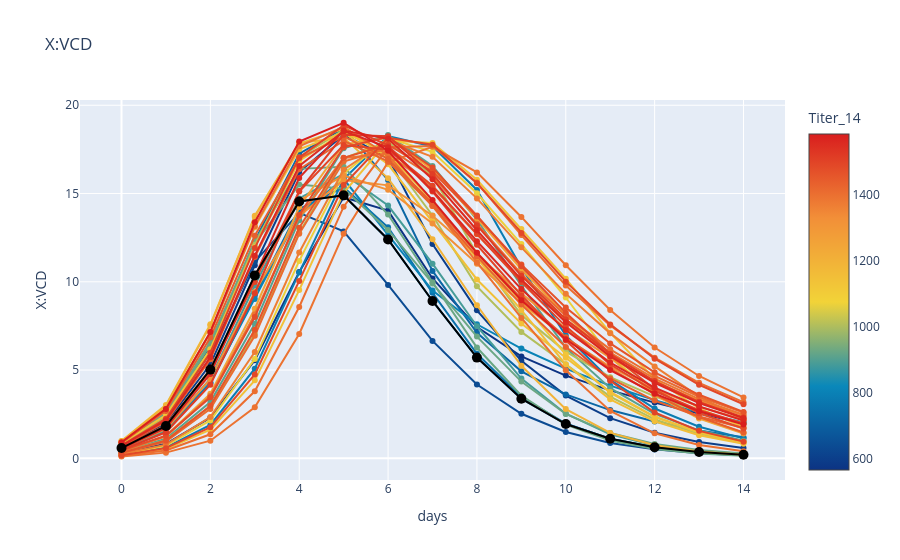
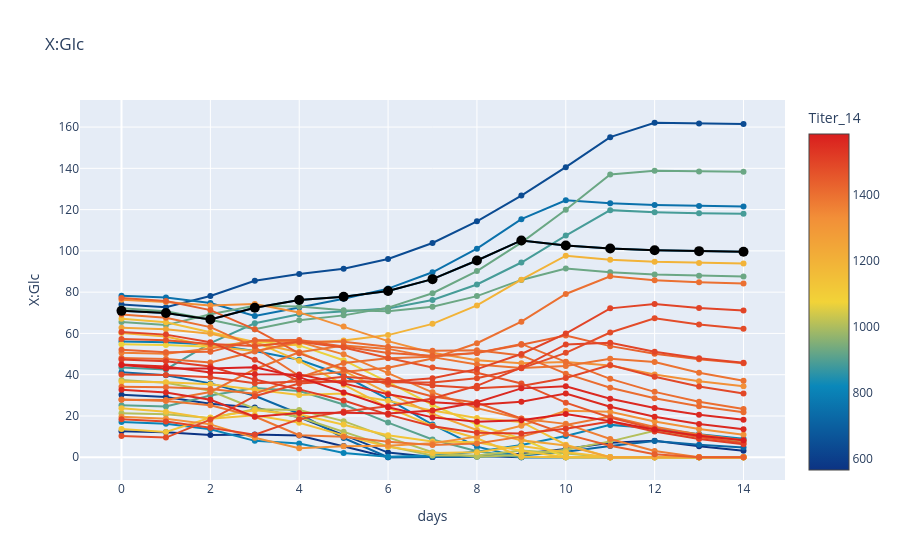
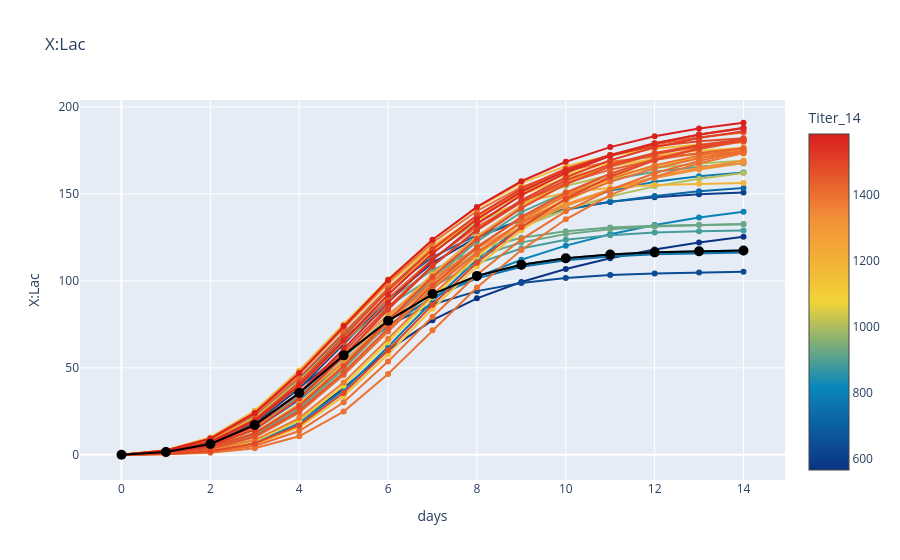
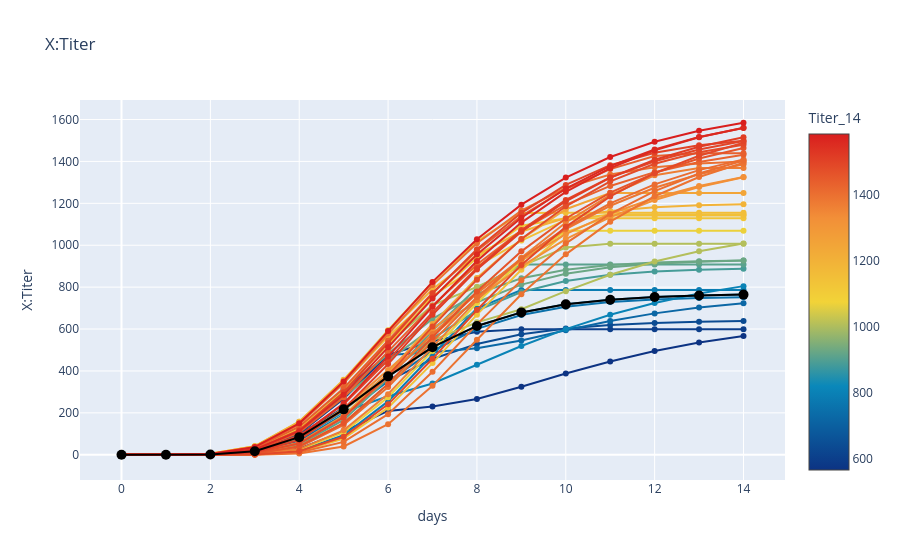

Notebook code cell kept with these figures, in order:
### Code cell
#@title Plot all runs, one figure per variable
# Plot all Univariate plots
color_show=True
if PLOT_COLOR == "Titer_14":
    color_idx =np.repeat(owu["X:Titer"].xs(14, level="time").to_numpy(), 15)
elif PLOT_COLOR in doe.columns:
    color_idx = np.repeat(np.array(doe[PLOT_COLOR]),15)
else:
    PLOT_COLOR ="Run_id"
    color_idx=np.repeat(np.array(list(range(doe.shape[0]))),15)     
    color_show=False
owu["color"] = color_idx

for i in owu.columns[0:-1]:
    fig = go.Figure()
    fig.add_trace(go.Scatter(x=owu.index.get_level_values(1),y=owu[i],mode='markers',marker=dict(size=0,color="rgba(0,0,0,0)",colorscale='Portland',cmin=min(color_idx),cmax=max(color_idx),colorbar=dict(thickness=40, title=str(PLOT_COLOR))),showlegend=False))
    for color_val in np.unique(color_idx):
        color_val_norm = (color_val -min(color_idx)) / (max(color_idx)-min(color_idx))
        owu_subset = owu[owu['color']==color_val]
        fig.add_trace(go.Scatter(x=owu_subset.index.get_level_values(1),y=owu_subset[i],mode='lines+markers',name="Run id = " + str(owu.index.get_level_values(0)[color_val == color_idx][0]),marker=dict(color=plothelpers.get_color('Portland',color_val_norm))))
    if PLOT_HIGHLIGHT is not None:
        highlight_ix = owu.index.get_level_values(0)==PLOT_HIGHLIGHT
        fig.add_trace(go.Scatter(x=owu_subset.index.get_level_values(1),y=owu[i][highlight_ix],mode='lines+markers',name="Run id = " + str(PLOT_HIGHLIGHT),marker=dict(color="black",size=10)))              
    fig.update_layout(showlegend=False,xaxis_title='days',yaxis_title=i, title=i)
    fig.show()
if 'color' in owu.columns: owu = owu.drop(columns='color')
